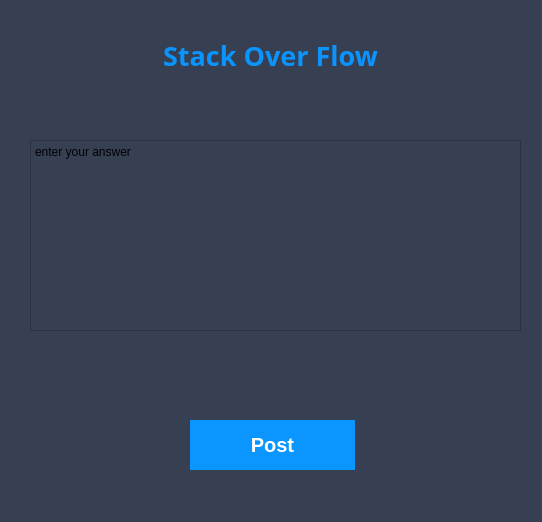
<?xml version="1.0" encoding="UTF-8"?>
<ui version="4.0">
 <class>Form</class>
 <widget class="QWidget" name="Form">
  <property name="geometry">
   <rect>
    <x>0</x>
    <y>0</y>
    <width>542</width>
    <height>522</height>
   </rect>
  </property>
  <property name="windowTitle">
   <string>Form</string>
  </property>
  <property name="styleSheet">
   <string notr="true">background-color: rgb(54, 64, 82)</string>
  </property>
  <widget class="QWidget" name="verticalLayoutWidget">
   <property name="geometry">
    <rect>
     <x>10</x>
     <y>10</y>
     <width>521</width>
     <height>91</height>
    </rect>
   </property>
   <layout class="QVBoxLayout" name="verticalLayout">
    <item>
     <widget class="QLabel" name="StckLabel">
      <property name="font">
       <font>
        <family>MV Boli</family>
        <pointsize>20</pointsize>
        <weight>75</weight>
        <italic>false</italic>
        <bold>true</bold>
        <underline>false</underline>
        <strikeout>false</strikeout>
       </font>
      </property>
      <property name="styleSheet">
       <string notr="true">color: rgb(10, 148, 254);
font: 20pt &quot;MV Boli&quot; ;
font-weight: bold;
</string>
      </property>
      <property name="text">
       <string>Stack Over Flow</string>
      </property>
      <property name="alignment">
       <set>Qt::AlignCenter</set>
      </property>
     </widget>
    </item>
   </layout>
  </widget>
  <widget class="QPlainTextEdit" name="PostAnsPage_plainTextEdit">
   <property name="geometry">
    <rect>
     <x>30</x>
     <y>140</y>
     <width>491</width>
     <height>191</height>
    </rect>
   </property>
   <property name="maximumSize">
    <size>
     <width>1100</width>
     <height>16777215</height>
    </size>
   </property>
   <property name="plainText">
    <string>enter your answer </string>
   </property>
  </widget>
  <widget class="QPushButton" name="PostAnswer_button">
   <property name="geometry">
    <rect>
     <x>190</x>
     <y>420</y>
     <width>165</width>
     <height>50</height>
    </rect>
   </property>
   <property name="minimumSize">
    <size>
     <width>165</width>
     <height>50</height>
    </size>
   </property>
   <property name="maximumSize">
    <size>
     <width>100</width>
     <height>16777215</height>
    </size>
   </property>
   <property name="font">
    <font>
     <pointsize>15</pointsize>
     <weight>75</weight>
     <bold>true</bold>
    </font>
   </property>
   <property name="cursor">
    <cursorShape>PointingHandCursor</cursorShape>
   </property>
   <property name="styleSheet">
    <string notr="true">background-color: rgb(10, 149, 255);
color: rgb(255, 255, 255);
border: 5px;</string>
   </property>
   <property name="text">
    <string>Post</string>
   </property>
  </widget>
 </widget>
 <resources/>
 <connections/>
</ui>
